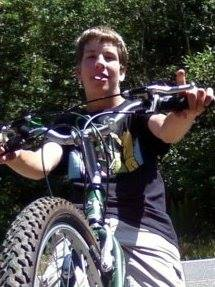
//> input picture CS461_Group_65/Fall2017/Linux OpenCV Install/bellman.jpg, 215 x 287 px
$ ./DisplayImage bellman.jpg   (built with g++ and OpenCV 4)
//> lines starting //> are read from the running program, lines starting //| are printed output that depends on the picture
//> further down, image is the input picture: 287 rows x 215 cols, CV_8UC3; mean B, G, R 74.8, 76.6, 78.2
#include <stdio.h>
#include <opencv2/opencv.hpp>

using namespace cv;
using namespace std;

void windowRemoveGreen(Mat &image, int w_width, int w_height,int start_x, int start_y){

    // for every x in pixel array
    for( int i=start_x; i < w_width + start_x; i++){

	//for every y in pixel array
        for(int a=start_y; a < w_height + start_y; a++){

                image.at<Vec3b>(a,i)[1] = 0;
        }

    }
}

//creates a sliding window of given widht and height
void slideWindow(Mat image,int w_width, int w_height){
//> called with w_width = 50, w_height = 50
	int i=0,
	    a=0;
	while(i < image.cols - w_width){

		//resets height counter so window starts back at the top
		a=0;

		//debug check
		cout<< "slide window i = "<< i <<endl;
		while( a < image.rows - w_height){
			cout<< a<<endl;
			//use windowRemoveGreen to remove the green RGB value
			//in OpenCV instead of RGB its BGR
			windowRemoveGreen(image,w_width,w_height,i,a);

			//creates a window to hold our picture
			namedWindow("IMAGELEL",WINDOW_AUTOSIZE);

			//anchors the window so it always pops up in the same spot on desktop
			moveWindow("IMAGELEL",100,100);

			//display image on the named window
			imshow("IMAGELEL",image);

			//waits 800 ms
			waitKey(600);

			//destorys all current windows
			destroyAllWindows();

			//moves window down 10 pixels
			a+=10;
			}

		//moves window sideways 10 pixels
		i+=10;

	}
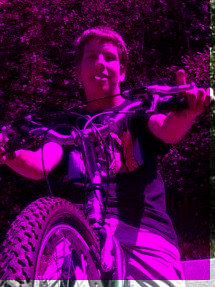
//> image: 287 rows x 215 cols, CV_8UC3; mean B, G, R 74.8, 5.1, 78.2
//> after the loop, a = 240; i = 170


}

int main(int argc, char** argv )
{
    //if no argument is given or not enough arguments are given
    if ( argc != 2 )
    {
        printf("usage: DisplayImage.out <Image_Path>\n");
        return -1;
    }

    //Mat is the imge type for OpenCV
    Mat image;

    //method that reads a file type, supported types i know so far are PNG and JPG but im sure most are supported
    image = imread( argv[1], 1 );

    if ( !image.data )
    {
        printf("No image data \n");
        return -1;
    }


    //call slideWindow
    slideWindow(image,50,50);


    return 0;
}
